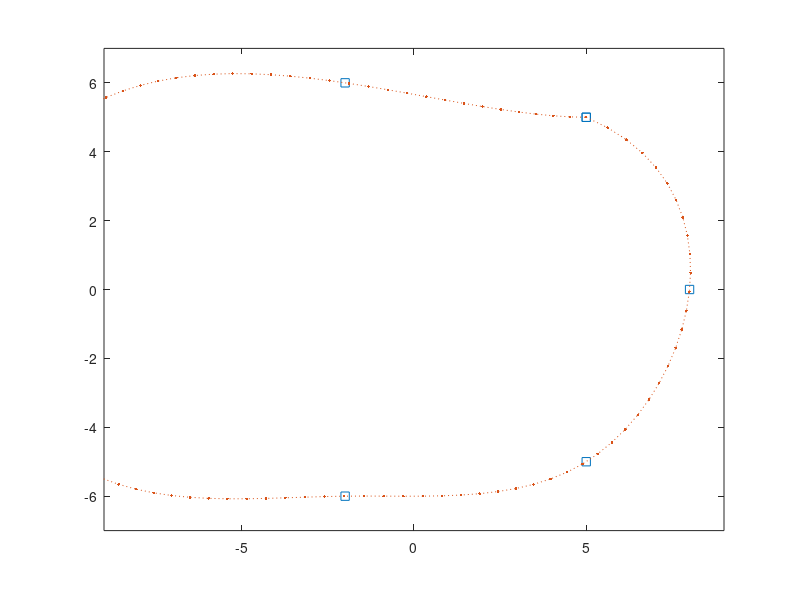

MATLAB code to generate this figure: (Note: this script raises an error after producing the figure.)
% test script for trajectory following with velocity commands.'
% clear; close all;clc

% consider a single integrator dynamical system
% integrate vx, vy to obtain px and py

% desired trajectory is described by tpx, tpy (and tvx, tvy)

commandingTime = 1; % send the command every 1 second

% ============ Case 1: straight line =========================
% % consider a straight line so that the desired trajectory is described by
% % a * tpx + b * tpy + c = 0
% a = -1;
% b = 1;
% c = 0;
% 
% % desired velocity is 1 
v = @(t) 1;
% % (can be made to a sinusoidal function to add complexity)
% v = @(t) sin(2*pi/100*t);
% 
% initial condition
px = 5;
py = 4;
% 
% % determine the minimum distance spot on the trajectory
% % use the tangent velocity as the forward velocity
% % normal velocity should be the distance to the spot divided by the commandingTime
% 
% for k = 1:50
%     % x0 and y0 are the closed point to the vehicle current location on the desired trajectory
%     x0 = (b*(b*px(end)-a*py(end))-a*c)/(a^2 + b^2);
%     y0 = (a*(-b*px(end)+a*py(end))-b*c)/(a^2 + b^2);
%     
%     % dist is the minimum distance
%     dist = abs(a*px(end)+b*px(end)+c)/sqrt(a^2 + b^2);
%     
%     v_tan = [1 1]/norm([1 1])*v(k*commandingTime);
%     v_norm = [x0-px(end) y0-py(end)]/commandingTime;
%     
%     px = [px px(end) + commandingTime*(v_tan(1)+v_norm(1))+0.01*randn(1)];
%     py = [py py(end) + commandingTime*(v_tan(2)+v_norm(2))+0.01*randn(1)];
% end
% 
% plot(px,py);axis equal;grid on

% ================ Case 2: cubic bspline ====================

% anchor points
% tpx = [5 8 5 0 -5 -8 -5 0];
% tpy = [5 0 -5 0 5 0 -5 0];

% circular trajectory
tpx = [5 8 5 -2 -10 -13 -10 -2 5];
tpy = [5 0 -5  -6 -5 0 5  6 5];

% snake trajectory
% tpx = [12 9 6 3 0 -3 -6 -9 -12];
% tpy = [-3 -6 -3 -6 -3 -6 -3 -6 -3];

% specify initial and final slope
% slope0 = 0;
% slopeF = -1;

% subplot(1,2,1);
% plot(tpx,tpy,tpx,tpy,'o');axis equal;

% generate consistant trajectory as the function "distance2curve_modified" does
seglen = sqrt(sum(diff([tpx;tpy]',[],1).^2,2));

% assign time interval that is 
% proportional to the segment length between adjacent anchor points on the 
% trajectory
t = [0;cumsum(seglen)/sum(seglen)]; 

x_query = spline(t,[tpx],0:0.01:1);
y_query = spline(t,[tpy],0:0.01:1);

% x_coef = spline(t,[tpx]);
% y_coef = spline(t,[tpy]);

figure;
% subplot(1,2,2);
plot(tpx,tpy,'s',x_query,y_query,':.');axis equal;hold on;
axis([-9,9,-7,7]);

% compute the closet point on the spline, and its distance and fractional
% arc length
[xy,distance,t_a] = distance2curve_modified([tpx;tpy]',[8,5],'spline');

v_tan_stor = [];
v_norm_stor = [];

for k = 1:100
    % x0 and y0 are the closed point to the vehicle current location on the desired trajectory
    [xy,distance,t_a,coef,t_b] = distance2curve_modified([tpx;tpy]',[px(end),py(end)],'spline');
    x0 = xy(1);
    y0 = xy(2);
    
    % dist is the minimum distance
    dist = distance;
    
    vx = 0;
    vy = 0;
    
    for j = 1:size(coef,2)-1
        vx = vx + coef(1,end-j)*j*(t_a-t_b)^j;
        vy = vy + coef(2,end-j)*j*(t_a-t_b)^j;
    end
    
    ax = 0;
    ay = 0;
    for j = 1:size(coef,2)-1
        ax = ax + coef(1,end-j)*j*(j-1)*(t_a-t_b)^(j-1);
        ay = ay + coef(2,end-j)*j*(j-1)*(t_a-t_b)^(j-1);
    end
    
    v_tan = [vx vy]/norm([vx vy])*v(k*commandingTime);
    v_norm = 1*[x0-px(end) y0-py(end)]/commandingTime;% + 0.4*[ax ay]/norm([ax ay]);
    
    v_tan_stor = [v_tan_stor;v_tan];
    v_norm_stor = [v_norm_stor;v_norm];
    
    px = [px px(end) + commandingTime*(v_tan(1)+v_norm(1))+0.01*randn(1)];
    py = [py py(end) + commandingTime*(v_tan(2)+v_norm(2))+0.01*randn(1)];
    
    h_agent = plot(px(end),py(end),'o');
    h_agent_vtan = quiver(px(end),py(end),v_tan(1),v_tan(2),'Color','r');
    h_agent_vnorm = quiver(px(end),py(end),v_norm(1),v_norm(2),'Color','b');
    
    drawnow;
    
    pause(0.05);
    set(h_agent,'visible','off');
    set(h_agent_vtan,'visible','off');
    set(h_agent_vnorm,'visible','off');
end

% hold on;
plot(px,py);axis equal;grid on

% figure;
% plot(v_tan_stor);
